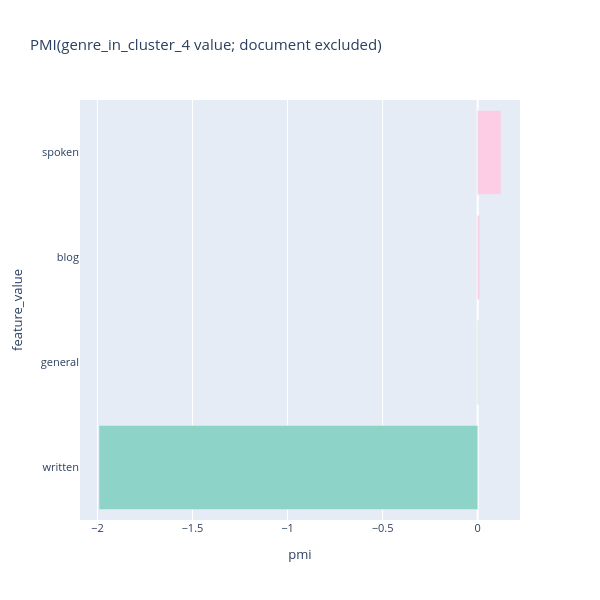

The notebook cell this image was saved under:
### Code cell
# for key, data in pmi_data.items():
#     render_pmi_bar(key, data).show()
render_pmi_bar("by_genre_in_cluster_4", height=600)

### Figure 1 — Plotly figure (JSON) as saved in the notebook; plotly's stock layout.template omitted (floating-point values rounded to 4 significant figures)
{"data": [{"hovertemplate": "feature_value=%{y}<br>pmi=%{x}<extra></extra>", "legendgroup": "spoken", "marker": {"color": "rgb(252,205,229)", "pattern": {"shape": ""}}, "name": "spoken", "orientation": "h", "showlegend": true, "textposition": "auto", "type": "bar", "x": [0.1225], "xaxis": "x", "y": ["spoken"], "yaxis": "y"}, {"hovertemplate": "feature_value=%{y}<br>pmi=%{x}<extra></extra>", "legendgroup": "blog", "marker": {"color": "rgb(252,205,229)", "pattern": {"shape": ""}}, "name": "blog", "orientation": "h", "showlegend": true, "textposition": "auto", "type": "bar", "x": [0.01053], "xaxis": "x", "y": ["blog"], "yaxis": "y"}, {"hovertemplate": "feature_value=%{y}<br>pmi=%{x}<extra></extra>", "legendgroup": "general", "marker": {"color": "rgb(204,235,197)", "pattern": {"shape": ""}}, "name": "general", "orientation": "h", "showlegend": true, "textposition": "auto", "type": "bar", "x": [0.004808], "xaxis": "x", "y": ["general"], "yaxis": "y"}, {"hovertemplate": "feature_value=%{y}<br>pmi=%{x}<extra></extra>", "legendgroup": "written", "marker": {"color": "rgb(141,211,199)", "pattern": {"shape": ""}}, "name": "written", "orientation": "h", "showlegend": true, "textposition": "auto", "type": "bar", "x": [-1.991], "xaxis": "x", "y": ["written"], "yaxis": "y"}], "layout": {"barmode": "relative", "font": {"size": 11}, "height": 600, "legend": {"title": {"text": "feature_value"}, "tracegroupgap": 0}, "showlegend": false, "title": {"text": "PMI(genre_in_cluster_4 value; document excluded)"}, "width": 600, "xaxis": {"anchor": "y", "domain": [0, 1], "range": [-2.091, 0.2225], "title": {"text": "pmi"}}, "yaxis": {"anchor": "x", "categoryarray": ["written", "general", "blog", "spoken"], "categoryorder": "array", "domain": [0, 1], "title": {"text": "feature_value"}}}}
